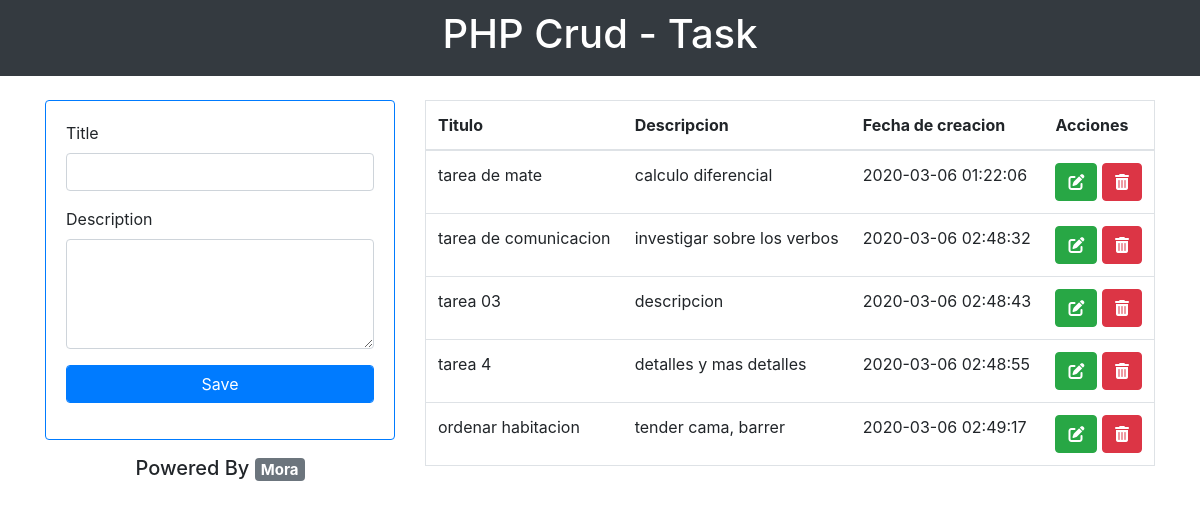
The page / on the database its author committed.
### tables this page shows
CREATE TABLE `task` (
  `id` int NOT NULL AUTO_INCREMENT,
  `title` varchar(255) DEFAULT NULL,
  `description` text,
  `create_at` timestamp NULL DEFAULT CURRENT_TIMESTAMP,
  PRIMARY KEY (`id`)
);

### index.php (the view, shortened to what this page needs)
<?php include 'db.php';?>
<?php include 'header.php';?>
<body>
    <header class="bg-dark text-white" style="padding: 10px;">
        <h1 class="text-center">PHP Crud - Task</h1>
    </header>
    <br>
    <main class="container">
        <div class="row">
            <div class="col-4">
                <form action="saveTask.php" method="post">
                    <div class="form-group card border-primary">
                        <div class="card-body">
                            <p>
                                <label for="">Title</label>
                                <input type="text" name="title" id="title" class="form-control">
                            </p>
                            <p>
                                <label for="">Description</label>
                                <textarea name="description" id="description" rows="4" class="form-control"></textarea>
                            </p>
                            <p>
                                <input type="submit" value="Save" name="save" class="form-control btn-primary">
                            </p>
                        </div>
                    </div>
                </form>
                <h5 class="text-center">Powered By <span class="badge badge-secondary">Mora</span></h5>
            </div>
            <div class="col-8">
                <div class="table-responsive">
                    <table class="table border">
                        <thead>
                            <tr>
                                <th>Titulo</th>
                                <th>Descripcion</th>
                                <th>Fecha de creacion</th>
                                <th>Acciones</th>
                            </tr>
                        </thead>
                        <tbody>
                            <?php
                                $sql = "select id, title, description, create_at from task";
                                $result = $conn->query($sql);
                                while($row = $result->fetch_assoc()) {
                            ?>
                            <tr>
                                <td><?php echo $row["title"]?></td>
                                <td><?php echo $row["description"]?></td>
                                <td><?php echo $row["create_at"]?></td>
                                <td>
                                    <a href="editTask.php?id=<?php echo $row["id"]?>" class="btn btn-success">
                                        <i class="fas fa-edit"></i>
                                    </a>
                                    <a href="deleteTask.php?id=<?php echo $row['id'] ?>" class="btn btn-danger">
                                        <i class="fas fa-trash-alt"></i>
                                    </a>
                                </td>
                            </tr>
                            <?php
                                }
                            ?>
                        </tbody>
                    </table>
                </div>
            </div>
        </div>
    </main>
</body>
</html>

### header.php (shortened to what this page needs)
<!DOCTYPE html>
<html lang="en">
<head>
    <link rel="stylesheet" href="https://stackpath.bootstrapcdn.com/bootstrap/4.4.1/css/bootstrap.min.css">
</head>

### rows shown on the page
task: title "tarea de mate", description "calculo diferencial", create_at "2020-03-06 01:22:06"
task: title "tarea de comunicacion", description "investigar sobre los verbos", create_at "2020-03-06 02:48:32"
task: title "tarea 03", description "descripcion", create_at "2020-03-06 02:48:43"
task: title "tarea 4", description "detalles y mas detalles", create_at "2020-03-06 02:48:55"
task: title "ordenar habitacion", description "tender cama, barrer", create_at "2020-03-06 02:49:17"
